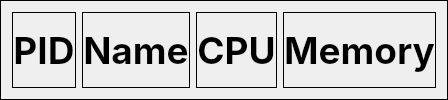
               <widget class="QFrame" name="frame_15">
                <property name="frameShape">
                 <enum>QFrame::Box</enum>
                </property>
                <property name="frameShadow">
                 <enum>QFrame::Plain</enum>
                </property>
                <layout class="QGridLayout" name="gridLayout_5">
                 <item row="0" column="2">
                  <widget class="QLabel" name="label_11">
                   <property name="font">
                    <font>
                     <family>SF Pro Display</family>
                     <pointsize>28</pointsize>
                     <bold>true</bold>
                    </font>
                   </property>
                   <property name="frameShape">
                    <enum>QFrame::Box</enum>
                   </property>
                   <property name="text">
                    <string>CPU</string>
                   </property>
                   <property name="alignment">
                    <set>Qt::AlignCenter</set>
                   </property>
                  </widget>
                 </item>
                 <item row="0" column="1">
                  <widget class="QLabel" name="label_10">
                   <property name="font">
                    <font>
                     <family>SF Pro Display</family>
                     <pointsize>28</pointsize>
                     <bold>true</bold>
                    </font>
                   </property>
                   <property name="frameShape">
                    <enum>QFrame::Box</enum>
                   </property>
                   <property name="text">
                    <string>Name</string>
                   </property>
                   <property name="alignment">
                    <set>Qt::AlignCenter</set>
                   </property>
                  </widget>
                 </item>
                 <item row="0" column="3">
                  <widget class="QLabel" name="label_12">
                   <property name="font">
                    <font>
                     <family>SF Pro Display</family>
                     <pointsize>28</pointsize>
                     <bold>true</bold>
                    </font>
                   </property>
                   <property name="frameShape">
                    <enum>QFrame::Box</enum>
                   </property>
                   <property name="text">
                    <string>Memory</string>
                   </property>
                   <property name="alignment">
                    <set>Qt::AlignCenter</set>
                   </property>
                  </widget>
                 </item>
                 <item row="0" column="0">
                  <widget class="QLabel" name="label_2">
                   <property name="font">
                    <font>
                     <family>SF Pro Display</family>
                     <pointsize>28</pointsize>
                     <bold>true</bold>
                    </font>
                   </property>
                   <property name="frameShape">
                    <enum>QFrame::Box</enum>
                   </property>
                   <property name="text">
                    <string>PID</string>
                   </property>
                   <property name="alignment">
                    <set>Qt::AlignCenter</set>
                   </property>
                  </widget>
                 </item>
                </layout>
               </widget>
